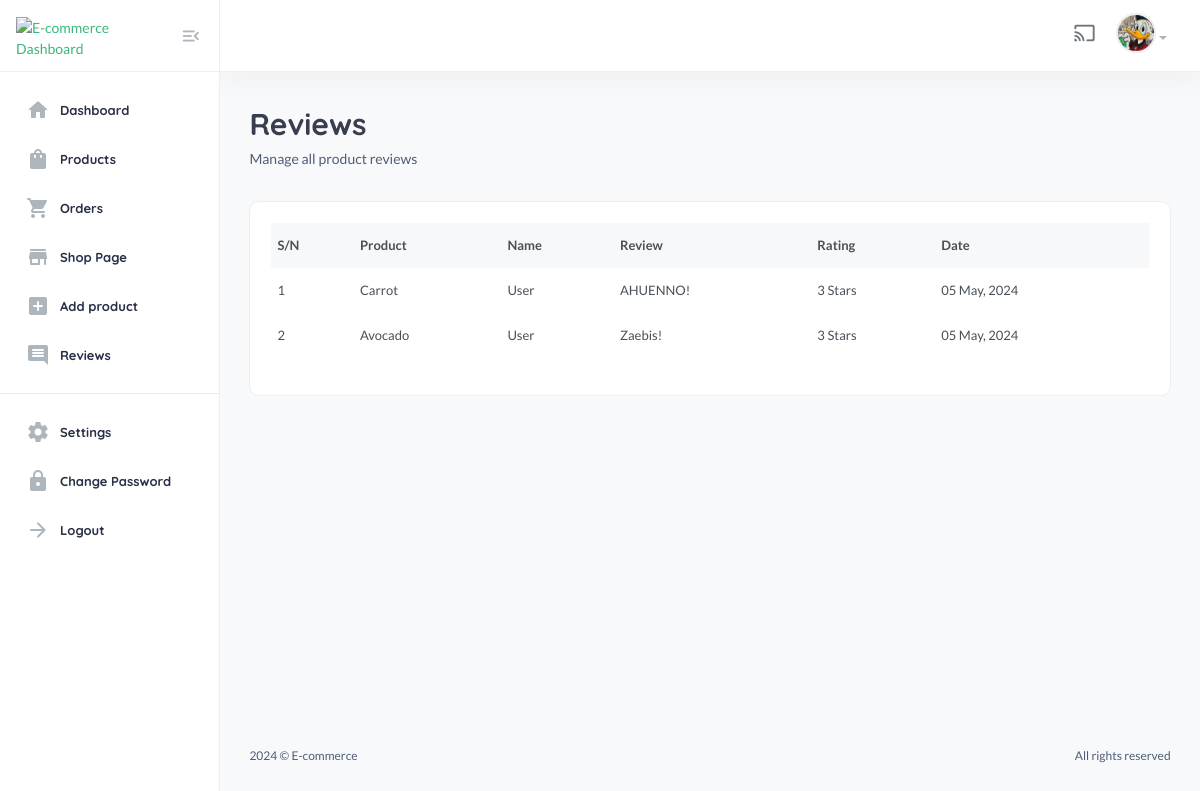
/useradmin/reviews/ (signed in), run on the app's committed database.
### userauths/models.py (models this page shows, shortened)
class User(AbstractUser):
    email = models.EmailField(unique=True)
    username = models.CharField(max_length=60)
    bio = models.CharField(max_length=150)
    mfa_secret = models.CharField(max_length=16, blank=True, null=True)
    mfa_enabled = models.BooleanField(default=False)
    USERNAME_FIELD = 'email'
    REQUIRED_FIELDS = ['username']

class Profile(models.Model):
    user = models.OneToOneField(User, on_delete=models.CASCADE)
    image = models.ImageField(upload_to='image', null=True, blank=True)
    full_name = models.CharField(max_length=100, null=True, blank=True)
    bio = models.CharField(max_length=150, null=True, blank=True)
    phone = models.CharField(max_length=100, null=True, blank=True)
    address = models.CharField(max_length=200, null=True, blank=True)
    country = models.CharField(max_length=100, null=True, blank=True)
    verified = models.BooleanField(default=False)

### core/models.py (models this page shows, shortened)
class ProductReview(models.Model):
    user = models.ForeignKey(User, on_delete=models.SET_NULL, null=True)
    product = models.ForeignKey(Product, on_delete=models.SET_NULL, null=True, related_name='reviews')
    rating = models.IntegerField(choices=RATING, default=None)
    review = models.TextField()
    date = models.DateTimeField(auto_now_add=True)
    class Meta:
        verbose_name_plural = 'Product Reviews'

class Product(models.Model):
    pid = ShortUUIDField(unique=True, length=10, max_length=20, alphabet='abcdefgh12345')
    user = models.ForeignKey(User, on_delete=models.SET_NULL, null=True)
    category = models.ForeignKey(Category, on_delete=models.SET_NULL, null=True, related_name='category')
    vendor = models.ForeignKey(Vendor, on_delete=models.SET_NULL, null=True, related_name='vendor')
    title = models.CharField(max_length=100, default='Fresh Pear')
    image = models.ImageField(upload_to=user_directory_path, default='product.jpg')
    description = RichTextUploadingField(null=True, blank=True, default='This is the product.')
    price = models.DecimalField(max_digits=99, decimal_places=2, default='1,99')
    old_price = models.DecimalField(max_digits=99, decimal_places=2, default='2,99')
    specifications = RichTextUploadingField(null=True, blank=True)
    type = models.CharField(max_length=100, default='Organic', null=True, blank=True)
    stock_count = models.CharField(max_length=100, default='10', null=True, blank=True)
    life = models.CharField(max_length=100, default='100 Days', null=True, blank=True)
    mfd = models.DateTimeField(auto_now_add=False, null=True, blank=True)
    tags = TaggableManager(blank=True)
    product_status = models.CharField(choices=STATUS, max_length=10, default='in_review')
    status = models.BooleanField(default=True)
    in_stock = models.BooleanField(default=True)
    featured = models.BooleanField(default=False)
    digital = models.BooleanField(default=False)
    sku = ShortUUIDField(unique=True, length=4, max_length=10, prefix='sku', alphabet='1234567890')
    date = models.DateTimeField(auto_now_add=True)
    updated = models.DateTimeField(null=True, blank=True)
    class Meta:
        verbose_name_plural = 'Products'

### useradmin/decorators.py (the view)
    def wrapper(request, *args, **kwargs):
        if request.user.is_superuser != True:
            messages.warning(request, "You are not authorized to view this page!")
            return redirect('/user/sign-in/')
        return view_func(request, *args, **kwargs)

### core/context_processor.py (called while the page is built)
def default(request):
    categories = Category.objects.all()
    vendors = Vendor.objects.all()
    min_max_price = Product.objects.aggregate(Min('price'), Max('price'))
    try:
        wishlist = WishList.objects.filter(user=request.user)
    except:
        messages.warning(request, 'You need to login before accessing your wishlist.')
        wishlist = 0
    try:
         address = Address.objects.get(user=request.user)
    except:
        address = None
    return {
        'vendors': vendors,
        'wishlist': wishlist,
        'categories': categories,
        'address': address,
        'min_max_price': min_max_price,
    }

### useradmin/views.py (called while the page is built)
@admin_required
def reviews(request):
    reviews = ProductReview.objects.all()
    context = {
        'reviews': reviews,
    }
    return render(request, "useradmin/reviews.html", context)

### templates/useradmin/reviews.html
{% extends 'useradmin/base.html' %}
{% load static %}
{% block content %}
<section class="content-main">
    <div class="content-header">
        <div>
            <h2 class="content-title card-title">Reviews</h2>
            <p>Manage all product reviews</p>
        </div>
    </div>
    <div class="card mb-4">
        <div class="card-body">
            <div class="table-responsive">
                <table class="table table-hover">
                    <thead>
                        <tr>
                            <th>S/N</th>
                            <th>Product</th>
                            <th>Name</th>
                            <th>Review</th>
                            <th>Rating</th>
                            <th>Date</th>
                        </tr>
                    </thead>
                    <tbody>
                    {% for r in reviews %}
                            <tr>
                                <td>{{forloop.counter}}</td>
                                <td><b>{{r.product.title}}</b></td>
                                <td>{{r.user.username|title}}</td>
                                <td>{{r.review}}</td>
                                <td>{{r.rating}} Stars</td>
                                <td>{{r.date|date:"m M, Y"}}</td>
                            </tr>
                        {% endfor %}
                    </tbody>
                </table>
            </div>
        </div>
    </div>
</section>
{% endblock %}

### templates/useradmin/base.html (shortened to what this page needs)
{% load static %}
<!DOCTYPE html>
<html lang="en">
    <head>
        <link href="{% static 'assets2/css/main.css' %}" rel="stylesheet" type="text/css" />
        <link rel="stylesheet" href="https://cdnjs.cloudflare.com/ajax/libs/font-awesome/6.0.0/css/all.min.css" />
    </head>
    <body>
        <aside class="navbar-aside" id="offcanvas_aside">
            <div class="aside-top">
                <a href="{% url 'useradmin:dashboard' %}" class="brand-wrap">
                    <img src="https://clipground.com/images/ecommerce-logo-png-11.png" class="logo" alt="E-commerce Dashboard" />
                </a>
                <div>
                    <a href="{% url 'core:index' %}" class="btn btn-icon btn-aside-minimize"><i class="text-muted material-icons md-menu_open"></i></a>
                </div>
            </div>
            <nav>
                <ul class="menu-aside">
                    <li class="menu-item {% if '/useradmin/dashboard/' in request.path %}active{% endif %}">
                        <a class="menu-link" href="{% url 'useradmin:dashboard' %}">
                            <i class="icon material-icons md-home"></i>
                            <span class="text">Dashboard</span>
                        </a>
                    </li>
                    <li class="menu-item {% if '/useradmin/products/' in request.path %}active{% endif %}">
                        <a class="menu-link" href="{% url 'useradmin:products' %}">
                            <i class="icon material-icons md-shopping_bag"></i>
                            <span class="text">Products</span>
                        </a>
                    </li>
                    <li class="menu-item {% if '/useradmin/orders/' in request.path %}active{% endif %}">
                        <a class="menu-link" href="{% url 'useradmin:orders' %}">
                            <i class="icon material-icons md-shopping_cart"></i>
                            <span class="text">Orders</span>
                        </a>
                    </li>
                    <li class="menu-item">
                        <a class="menu-link" href="{% url 'useradmin:shop-page' %}">
                            <i class="icon material-icons md-store"></i>
                            <span class="text">Shop Page</span>
                        </a>
                    </li>
                    <li class="menu-item ">
                        <a class="menu-link" href="{% url 'useradmin:add-product' %}">
                            <i class="icon material-icons md-add_box"></i>
                            <span class="text">Add product</span>
                        </a>
                    </li>
                    <li class="menu-item">
                        <a class="menu-link" href="{% url 'useradmin:reviews' %}">
                            <i class="icon material-icons md-comment"></i>
                            <span class="text">Reviews</span>
                        </a>
                    </li>
                </ul>
                <hr />
                <ul class="menu-aside">
                    <li class="menu-item">
                        <a class="menu-link" href="{% url 'useradmin:settings' %}">
                            <i class="icon material-icons md-settings"></i>
                            <span class="text">Settings</span>
                        </a>
                    </li>
                    <li class="menu-item">
                        <a class="menu-link" href="{% url 'useradmin:change_password' %}">
                            <i class="icon material-icons md-lock"></i>
                            <span class="text"> Change Password </span>
                        </a>
                    </li>
                    <li class="menu-item">
                        <a class="menu-link" href="#">
                            <i class="icon material-icons md-arrow_forward"></i>
                            <span class="text">Logout</span>
                        </a>
                    </li>
                </ul>
                <br />
                <br />
            </nav>
        </aside>
        <main class="main-wrap">
            <header class="main-header navbar">
                <div class="col-nav">
                    <ul class="nav">
                        <li class="nav-item">
                            <a href="#" class="requestfullscreen nav-link btn-icon"><i class="material-icons md-cast"></i></a>
                        </li>
                        <li class="dropdown nav-item">
                            <a class="dropdown-toggle" data-bs-toggle="dropdown" href="#" id="dropdownAccount" aria-expanded="false">
                                {% if request.user.profile.image %}
                                <img class="img-xs rounded-circle" src="{{request.user.profile.image.url}}" alt="User" />
                                {% else %}
                                <img class="img-xs rounded-circle" src="https://www.shutterstock.com/image-vector/vector-flat-illustration-grayscale-avatar-600nw-2281862025.jpg" alt="User" />
                                {% endif %}
                            </a>
                        </li>
                    </ul>
                </div>
            </header>
            {% block content %}
            {% endblock content %}
            <footer class="main-footer font-xs">
                <div class="row pb-30 pt-15">
                    <div class="col-sm-6">
                        &copy; E-commerce
                    </div>
                    <div class="col-sm-6">
                        <div class="text-sm-end">All rights reserved</div>
                    </div>
                </div>
            </footer>
        </main>
    </body>
</html>

### data on the page
User: user.profile.image (picture)
ProductReview: product "Carrot", user.username "User", review "AHUENNO!", rating "3", date "05 May, 2024"
ProductReview: product "Avocado", user.username "User", review "Zaebis!", rating "3", date "05 May, 2024"
